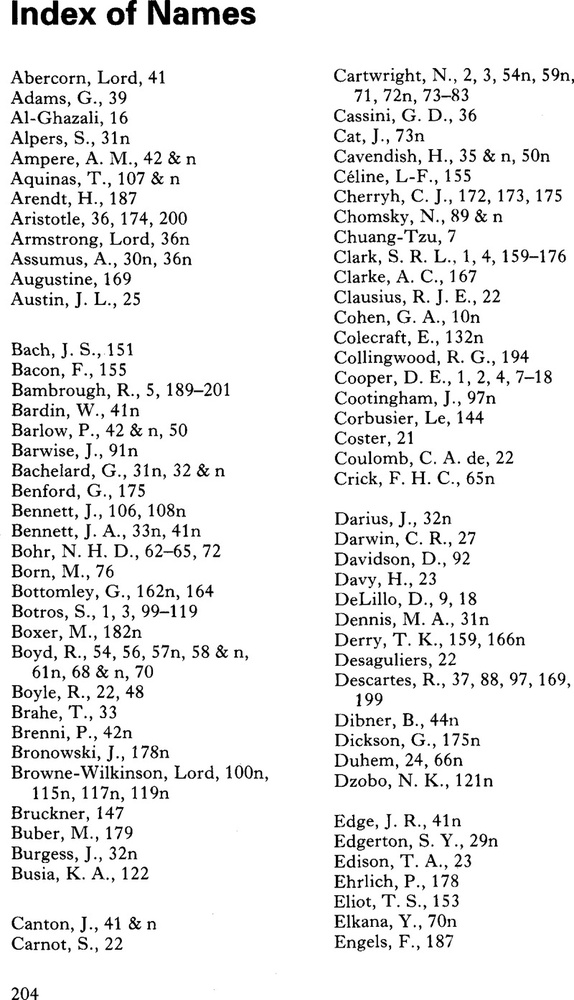
#> input picture Newvscode/data/index.jpg, 574 x 1000 px, shrunk from 800 x 1394 before the run
$ python -i rotate_func.py   (imports and definitions only)
#> lines starting #> are read from the running program, lines starting #| are printed output that depends on the picture; after the words box and inside, x2 and y2 are one past the last pixel; in counts of white or black regions, pixels touching at a corner belong together
#> further down, picture is the input picture: shape (1000, 574, 3); min 0, max 255, mean 235.8
import cv2
import pytesseract
import numpy as np
from matplotlib import pyplot as plt

def getSkewAngle(cvImage) -> float:
    newImage = cvImage.copy()
    gray = cv2.cvtColor(newImage, cv2.COLOR_BGR2GRAY)
    blur = cv2.GaussianBlur(gray, (9, 9), 0)
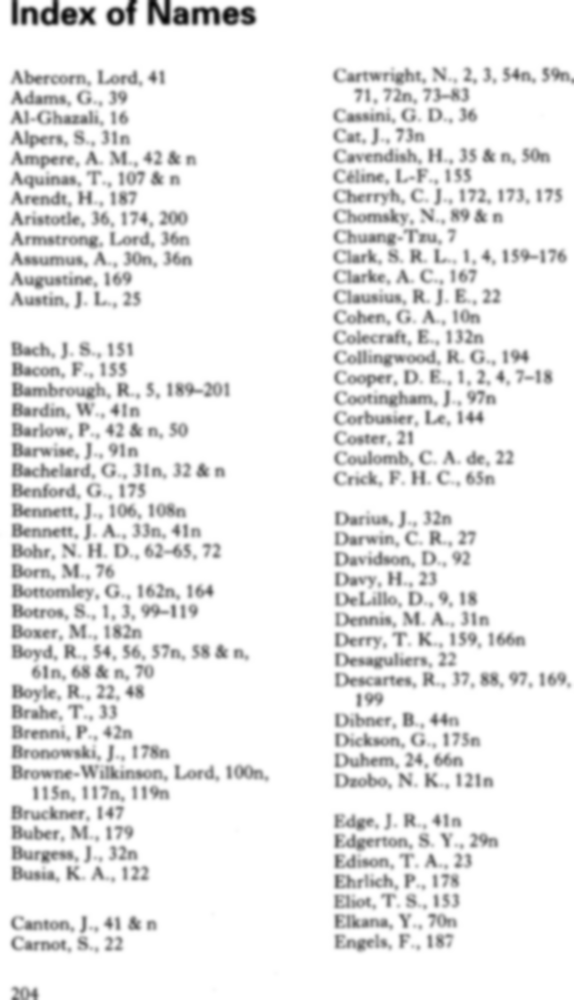
#> blur: shape (1000, 574); min 5, max 255, mean 235.8
    thresh = cv2.threshold(blur, 0, 255, cv2.THRESH_BINARY_INV + cv2.THRESH_OTSU)[1]
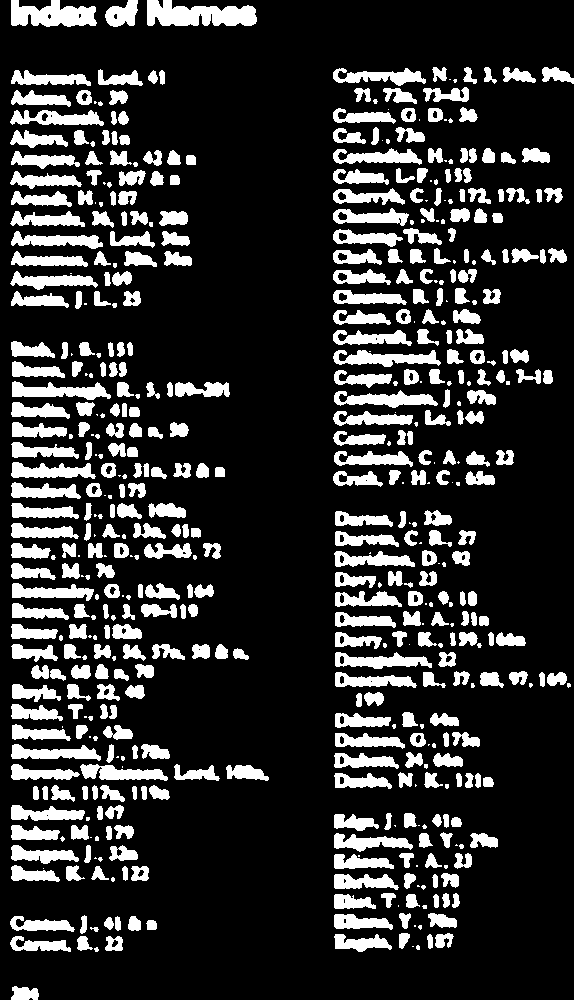
#> thresh: shape (1000, 574); 18.8% white; 554 white regions (142 under 20 px), largest, box (x1, y1, x2, y2) and area: (147, 0, 257, 26) 2079, (11, 0, 97, 27) 1629, (333, 350, 441, 367) 1053

    kernel = cv2.getStructuringElement(cv2.MORPH_RECT, (30, 5))
    dilate = cv2.dilate(thresh, kernel, iterations=2)
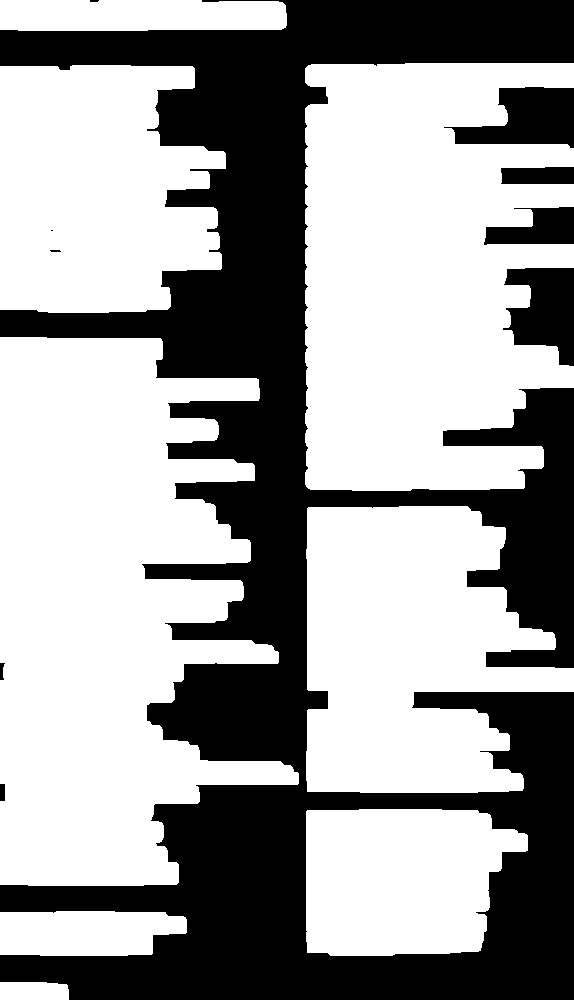
#> dilate: shape (1000, 574); 61.4% white; 10 black regions (2 under 20 px)

    contours, hierarchy = cv2.findContours(dilate, cv2.RETR_LIST, cv2.CHAIN_APPROX_SIMPLE)
#> contours = 10 contours, 1 with area under 20; largest, box (x1, y1, x2, y2) and area: (0, 337, 299, 886) 108864, (305, 63, 574, 491) 93576, (306, 506, 574, 793) 55283, (0, 65, 226, 313) 45914, (306, 809, 528, 956) 27029
    contours = sorted(contours, key=cv2.contourArea, reverse=True)

    largestContour = contours[0]
#> largestContour = contour of 277 points, box (x1, y1, x2, y2) (0, 337, 299, 886), area 108864
    minAreaRect = cv2.minAreaRect(largestContour)
#> minAreaRect = ((149, 611), (548, 298), -90)

    angle = minAreaRect[-1]
#> angle = -90

    # Điều chỉnh góc về khoảng -45 đến 45 độ
    if angle < -45:
        angle = 90 + angle
#> angle = 0
    elif angle > 45:
        angle = angle - 90

    return -1.0 * angle

def rotateImage(cvImage, angle: float):
    newImage = cvImage.copy()
    (h, w) = newImage.shape[:2]
    center = (w // 2, h // 2)
    M = cv2.getRotationMatrix2D(center, angle, 1.0)
    newImage = cv2.warpAffine(newImage, M, (w, h), flags=cv2.INTER_CUBIC, borderMode=cv2.BORDER_REPLICATE)
    return newImage

def deskew(cvImage, angle_threshold=1.0):
    angle = getSkewAngle(cvImage)
#> angle = 0
    print(f"Detected skew angle: {angle}")
#| Detected skew angle: -0.0

    if abs(angle) < angle_threshold:  # Nếu góc lệch nhỏ hơn ngưỡng, không xoay
        print(f"Angle {angle} is below threshold, no rotation applied.")
#| Angle -0.0 is below threshold, no rotation applied.
        return cvImage
    return rotateImage(cvImage, -1.0 * angle)

>>> import cv2
>>> picture = cv2.imread('data/index.jpg')
>>> result = deskew(picture)
